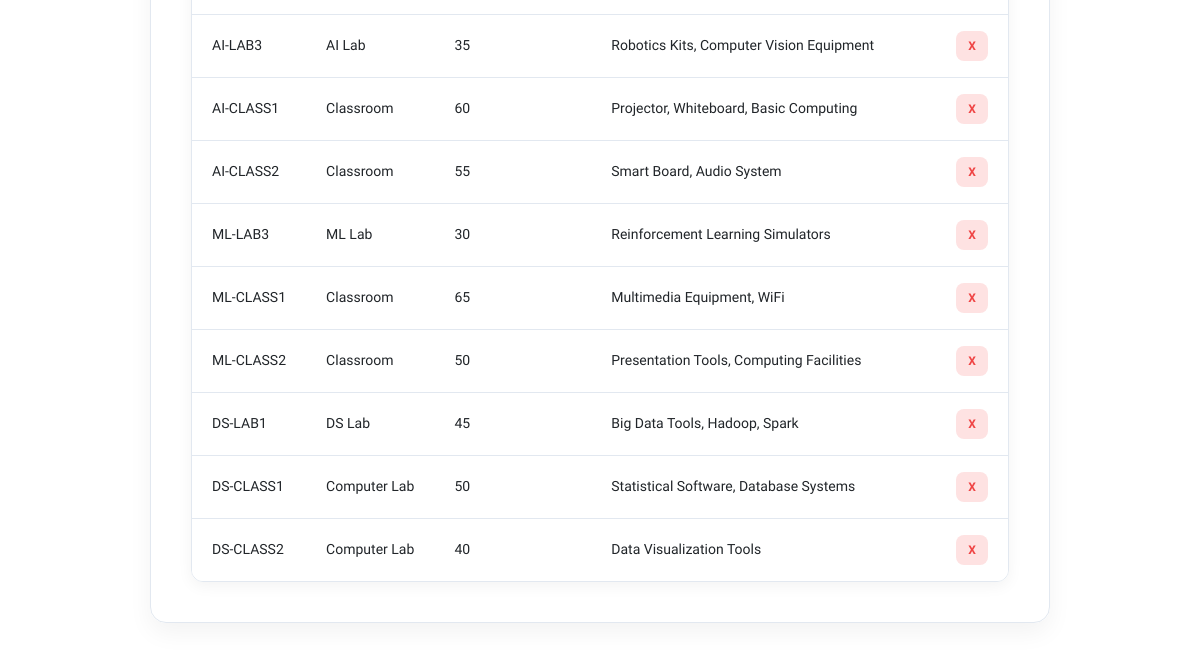
/roomEdit/ (signed in, lower part), run on an earlier commit of the app's database.
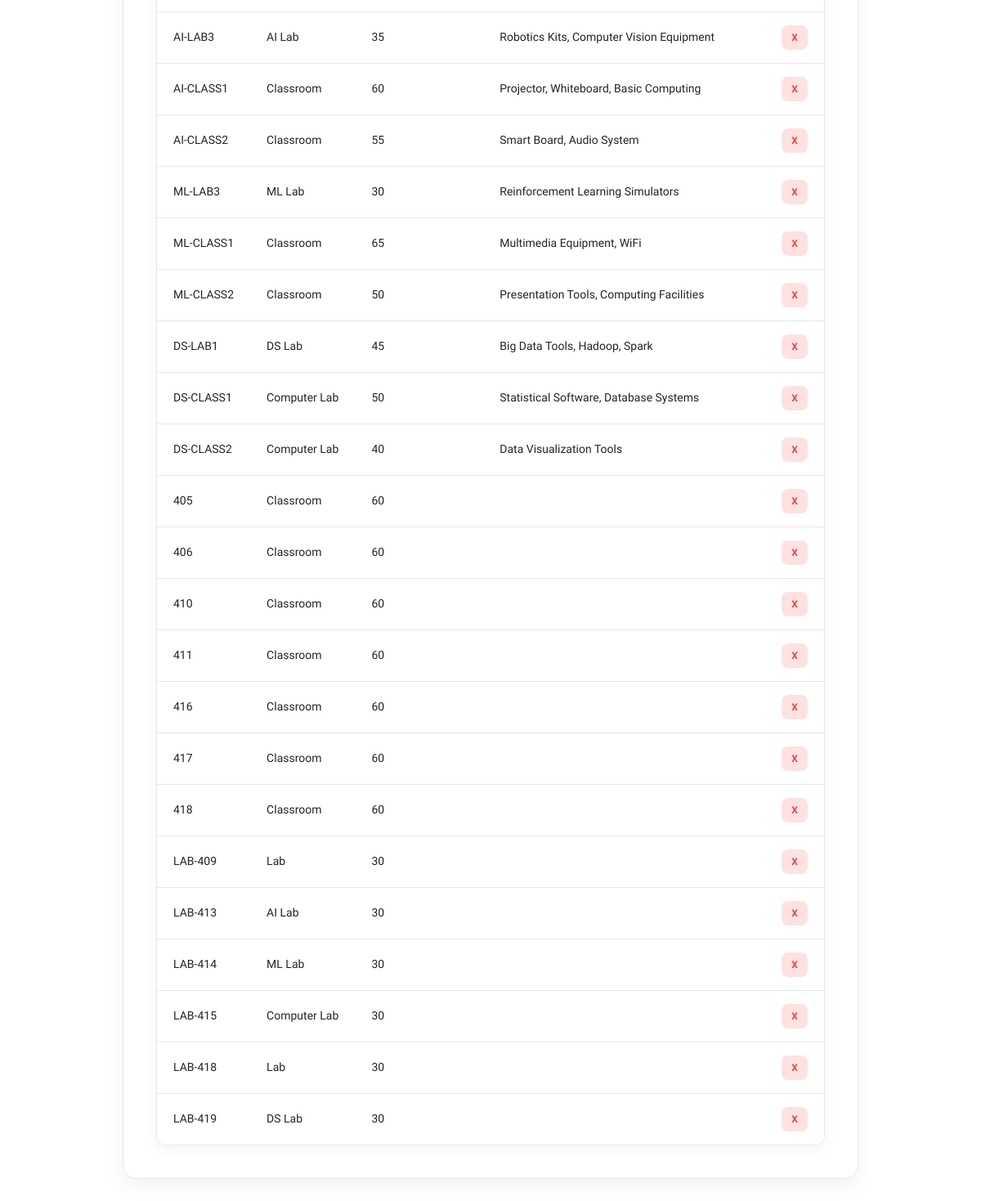
And on a later commit of the database.
### SchedulerApp/models.py (models this page shows, shortened)
class Room(models.Model):
    r_number = models.CharField(max_length=6)
    seating_capacity = models.IntegerField(default=0)
    room_type = models.CharField(max_length=20, default='Classroom', choices=[
        ('Classroom', 'Classroom'),
        ('Lab', 'Lab'),
        ('Computer Lab', 'Computer Lab'),
        ('AI Lab', 'AI Lab'),
        ('ML Lab', 'ML Lab'),
        ('DS Lab', 'DS Lab'),
    ])
    equipment_available = models.CharField(max_length=200, blank=True, help_text="Available equipment in this room")

### SchedulerApp/views.py (the view)
# urls.py: path('roomEdit/', roomEdit, name='roomEdit'),
@login_required
def roomEdit(request):
    context = {'rooms': Room.objects.all()}
    return render(request, 'roomEdit.html', context)

### SchedulerApp/templatetags/index.py (called while the page is built)
@register.tag
def active(parser, token):
    args = token.split_contents()
    template_tag = args[0]
    if len(args) < 2:
        raise (template.TemplateSyntaxError, f'{template_tag} tag requires at least one argument')
    return NavSelectedNode(args[1:])

    def render(self, context):
        path = context['request'].path
        for p in self.patterns:
            pValue = template.Variable(p).resolve(context)
            if path == pValue:
                return 'active'
        return ''

### templates/roomEdit.html (shortened to what this page needs)
{% extends 'base.html' %}
{% block content %}
{% load static %}
<fieldset class="fieldset">
  <div class="tabcontent" id="edit">
    <table class="editTable">
      <tbody>
        {% for rm in rooms %}
        <tr>
          <td>{{rm.r_number}}</td>
          <td>{{rm.room_type}}</td>
          <td>{{rm.seating_capacity}}</td>
          <td>{{rm.equipment_available}}</td>
          <td class="empty">
            <form action="{% url 'deleteroom' rm.r_number %}" method="post">
              <input type="submit" value="X" class="cross">
            </form>
          </td>
        </tr>
        {% endfor %}
      </tbody>
    </table>
  </div>
</fieldset>
{% endblock %}

What changed in the data, as far as the page shows it:
added Room: r_number "405", room_type "Classroom", seating_capacity "60"
added Room: r_number "406", room_type "Classroom", seating_capacity "60"
added Room: r_number "410", room_type "Classroom", seating_capacity "60"
added Room: r_number "411", room_type "Classroom", seating_capacity "60"
added Room: r_number "416", room_type "Classroom", seating_capacity "60"
added Room: r_number "417", room_type "Classroom", seating_capacity "60"
added Room: r_number "418", room_type "Classroom", seating_capacity "60"
added Room: r_number "LAB-409", room_type "Lab", seating_capacity "30"
added Room: r_number "LAB-413", room_type "AI Lab", seating_capacity "30"
added Room: r_number "LAB-414", room_type "ML Lab", seating_capacity "30"
added Room: r_number "LAB-415", room_type "Computer Lab", seating_capacity "30"
added Room: r_number "LAB-418", room_type "Lab", seating_capacity "30"
added Room: r_number "LAB-419", room_type "DS Lab", seating_capacity "30"
